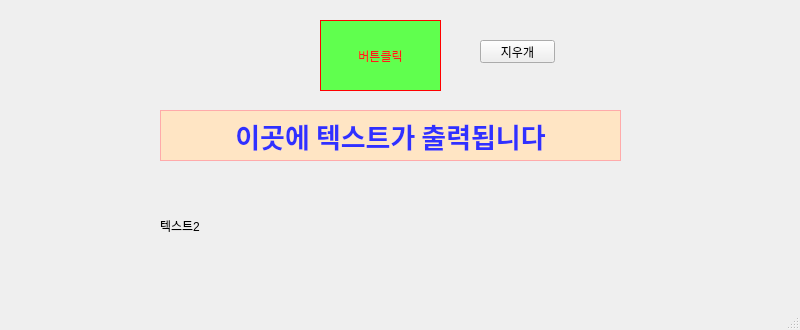
<?xml version="1.0" encoding="UTF-8"?>
<ui version="4.0">
 <class>MainWindow</class>
 <widget class="QMainWindow" name="MainWindow">
  <property name="geometry">
   <rect>
    <x>0</x>
    <y>0</y>
    <width>800</width>
    <height>330</height>
   </rect>
  </property>
  <property name="windowTitle">
   <string>MainWindow</string>
  </property>
  <widget class="QWidget" name="centralwidget">
   <widget class="QPushButton" name="test_button">
    <property name="geometry">
     <rect>
      <x>320</x>
      <y>20</y>
      <width>121</width>
      <height>71</height>
     </rect>
    </property>
    <property name="styleSheet">
     <string notr="true">border:1px solid red;background-color:rgb(96, 255, 78); color:rgb(255, 25, 25);
font: 14pt &quot;Algerian&quot;;</string>
    </property>
    <property name="text">
     <string>버튼클릭</string>
    </property>
   </widget>
   <widget class="QLabel" name="output_label">
    <property name="geometry">
     <rect>
      <x>160</x>
      <y>110</y>
      <width>461</width>
      <height>51</height>
     </rect>
    </property>
    <property name="font">
     <font>
      <family>궁서</family>
      <pointsize>20</pointsize>
      <weight>75</weight>
      <bold>true</bold>
     </font>
    </property>
    <property name="styleSheet">
     <string notr="true">background-color:rgb(255, 229, 196); color:rgb(48, 48, 255); border: 1px solid rgb(255, 170, 170)</string>
    </property>
    <property name="text">
     <string>이곳에 텍스트가 출력됩니다</string>
    </property>
    <property name="alignment">
     <set>Qt::AlignCenter</set>
    </property>
   </widget>
   <widget class="QLabel" name="output_label2">
    <property name="geometry">
     <rect>
      <x>160</x>
      <y>200</y>
      <width>461</width>
      <height>51</height>
     </rect>
    </property>
    <property name="text">
     <string>텍스트2</string>
    </property>
   </widget>
   <widget class="QPushButton" name="clear_button">
    <property name="geometry">
     <rect>
      <x>480</x>
      <y>40</y>
      <width>75</width>
      <height>23</height>
     </rect>
    </property>
    <property name="text">
     <string>지우개</string>
    </property>
   </widget>
  </widget>
  <widget class="QMenuBar" name="menubar">
   <property name="geometry">
    <rect>
     <x>0</x>
     <y>0</y>
     <width>800</width>
     <height>21</height>
    </rect>
   </property>
  </widget>
  <widget class="QStatusBar" name="statusbar"/>
 </widget>
 <resources/>
 <connections/>
</ui>
